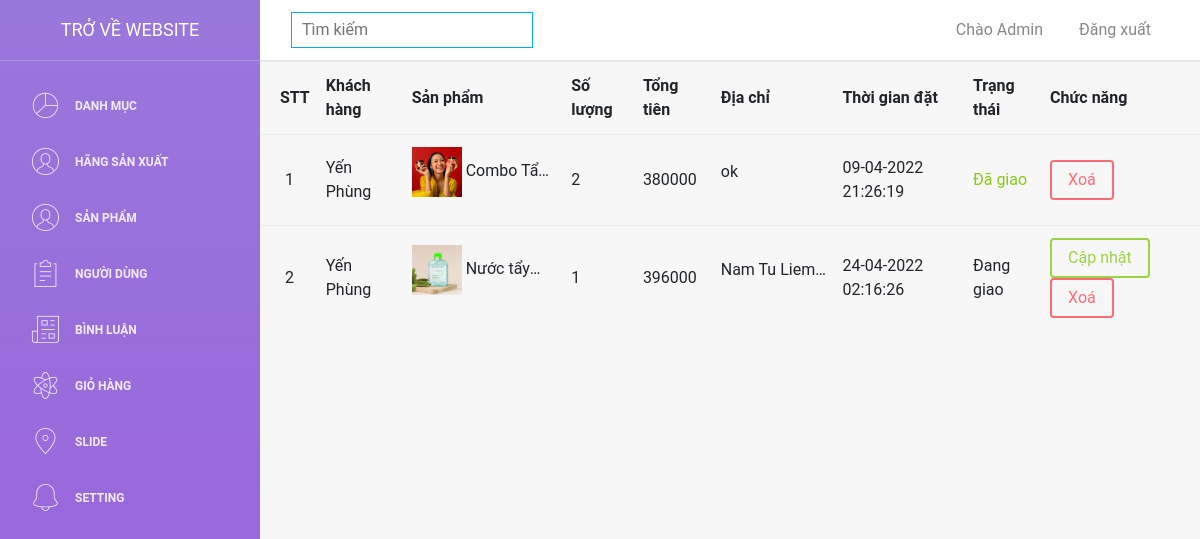
The app's page /webmypham/admin/giohang.php (signed in), older data.
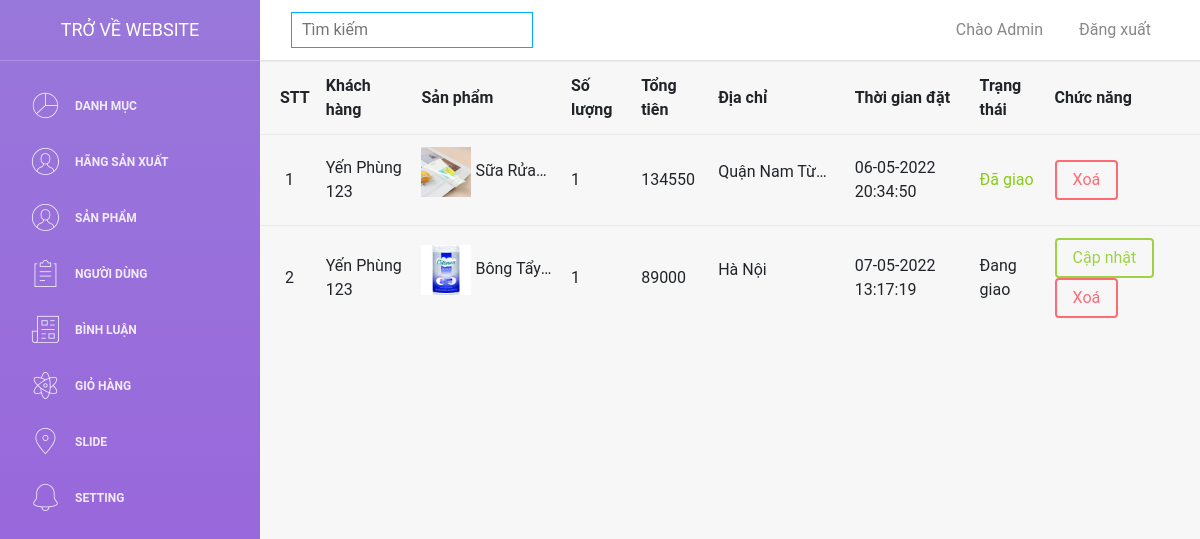
The same page, newer data.
### tables this page shows
CREATE TABLE `donhang` (
  `id` int(11) NOT NULL,
  `id_sanpham` int(11) NOT NULL,
  `id_taikhoan` int(11) NOT NULL,
  `gia` int(11) NOT NULL,
  `soluong` int(11) NOT NULL,
  `tongtien` int(11) NOT NULL,
  `anh1` text NOT NULL,
  `status` int(11) NOT NULL,
  `diachi` text DEFAULT NULL,
  `thoigian` text DEFAULT NULL
);

CREATE TABLE `taikhoan` (
  `id` int(11) NOT NULL,
  `taikhoan` varchar(55) NOT NULL,
  `matkhau` varchar(55) NOT NULL,
  `hoten` varchar(100) NOT NULL,
  `sdt` text NOT NULL,
  `anh` text NOT NULL,
  `phanquyen` int(11) NOT NULL DEFAULT 0
);

CREATE TABLE `sanpham` (
  `id` int(11) NOT NULL,
  `id_danhmuc` int(11) NOT NULL,
  `masx` int(11) NOT NULL,
  `ten` varchar(255) NOT NULL,
  `gia` int(11) NOT NULL,
  `giakm` int(11) NOT NULL,
  `anh1` text NOT NULL,
  `anh2` text NOT NULL,
  `anh3` text NOT NULL,
  `chitiet` text NOT NULL,
  `luotxem` int(11) NOT NULL,
  `status` int(11) NOT NULL DEFAULT 0
);

### webmypham/admin/connect.php (called while the page is built, shortened)
<?php
function selectAll($sql)
{
    $result = $GLOBALS['conn']->query($sql);
    return $result;
}
?>

### webmypham/admin/giohang.php (the view, shortened to what this page needs)
<?php
    include 'header.php';
    if (isset($_COOKIE["user"])) {
        $user = $_COOKIE["user"];
        foreach (selectAll("SELECT * FROM taikhoan WHERE taikhoan='$user'") as $row) {
            $permission = $row['phanquyen'];
        }
        if ($permission==1) {
        ?>
        <table class="table">
            <tr>
                <th style="padding-left:20px">STT</th>
                <th>Khách hàng</th>
                <th>Sản phẩm</th>
                <th>Số lượng</th>
                <th>Tổng tiên</th>
                <th>Địa chỉ</th>
                <th>Thời gian đặt</th>
                <th>Trạng thái</th>
                <th>Chức năng</th>
            </tr>
            <?php
               $stt=1;
                foreach (selectAll("SELECT * FROM `donhang` WHERE STATUS = 1 OR status = 2") as $row) {
                ?>
                    <tr>
                        <td style="padding-left:25px"><?= $stt++ ?></td>
                        <td>
                            <?php
                                foreach (selectAll("SELECT * FROM taikhoan WHERE id={$row['id_taikhoan']}") as $item) {
                                    echo $item['hoten'];
                                }
                            ?>
                        </td>
                        <td>
                            <?php foreach (selectAll("SELECT * FROM sanpham WHERE id={$row['id_sanpham']}") as $item) {
                                ?>
                                    <p title="<?= $item['ten'] ?>" style="display:-webkit-box;-webkit-line-clamp:1;-webkit-box-orient: vertical;overflow: hidden;text-overflow: ellipsis;word-break: break-word;max-width:200px;">
                                        <img title="<?= $item['ten'] ?>" src="../images/<?= $row['anh1'] ?>" style="width:50px;height:50px">
                                        <?= $item['ten'] ?>
                                    </p>
                                <?php
                            }?>
                        </td>
                        <td>
                            <?= $row['soluong'] ?>
                        </td>
                        <td>
                            <?= $row['tongtien'] ?>
                        </td>
                        <td>
                            <p style="display:-webkit-box;-webkit-line-clamp:1;-webkit-box-orient: vertical;overflow: hidden;text-overflow: ellipsis;word-break: break-word;max-width:200px;"><?= $row['diachi'] ?></p>
                        </td>
                        <td>
                            <?= $row['thoigian'] ?>
                        </td>
                        <td>
                            <?= $row['status']==1 ?'Đang giao':'<span class="text-success">Đã giao</span>' ?>
                        </td>
                        <td>
                            <?php
                                if ($row['status']==1) {
                                   ?>
                                        <a href="?id_taikhoan=<?= $row['id_taikhoan'] ?>" onclick="return confirm('Bạn có muốn xác nhận đơn hàng này đã giao thành công ?')" class="btn btn-success">Cập nhật</a>
                                   <?php
                                }
                            ?>
                            <a href="?id=<?= $row['id'] ?>" onclick="return confirm('Bạn có chắc chắn muốn xoá sản phẩm này khỏi giỏ hàng không ?')" class="btn btn-danger">
                                Xoá
                        </a>
                        </td>
                    </tr>
                <?php
                }
            ?>
        </table>
        <?php
        }
    }

Row changes from the older to the newer data that the page shows:
removed donhang: soluong "2", tongtien "380000", diachi "ok", thoigian "09-04-2022 21:26:19", status "Đã giao", taikhoan (hoten "Yến Phùng")
no longer on this page (row unchanged): sanpham: donhang.anh1 (picture), ten "Combo…", shown under "2"
removed donhang: soluong "1", tongtien "396000", diachi "Nam Tu Liem…", thoigian "24-04-2022 02:16:26", status "Đang giao", taikhoan (hoten "Yến Phùng")
no longer on this page (row edited): sanpham: donhang.anh1 (picture), ten "Nước…", shown under "1"
added donhang: soluong "1", tongtien "134550", diachi "Quận Nam…", thoigian "06-05-2022 20:34:50", status "Đã giao", taikhoan (hoten "Yến Phùng 123")
now on this page (row edited): sanpham: donhang.anh1 (picture), ten "Sữa…", shown under "1"
added donhang: soluong "1", tongtien "89000", diachi "Hà Nội", thoigian "07-05-2022 13:17:19", status "Đang giao", taikhoan (hoten "Yến Phùng 123")
now on this page (row edited): sanpham: donhang.anh1 (picture), ten "Bông…", shown under "1"
